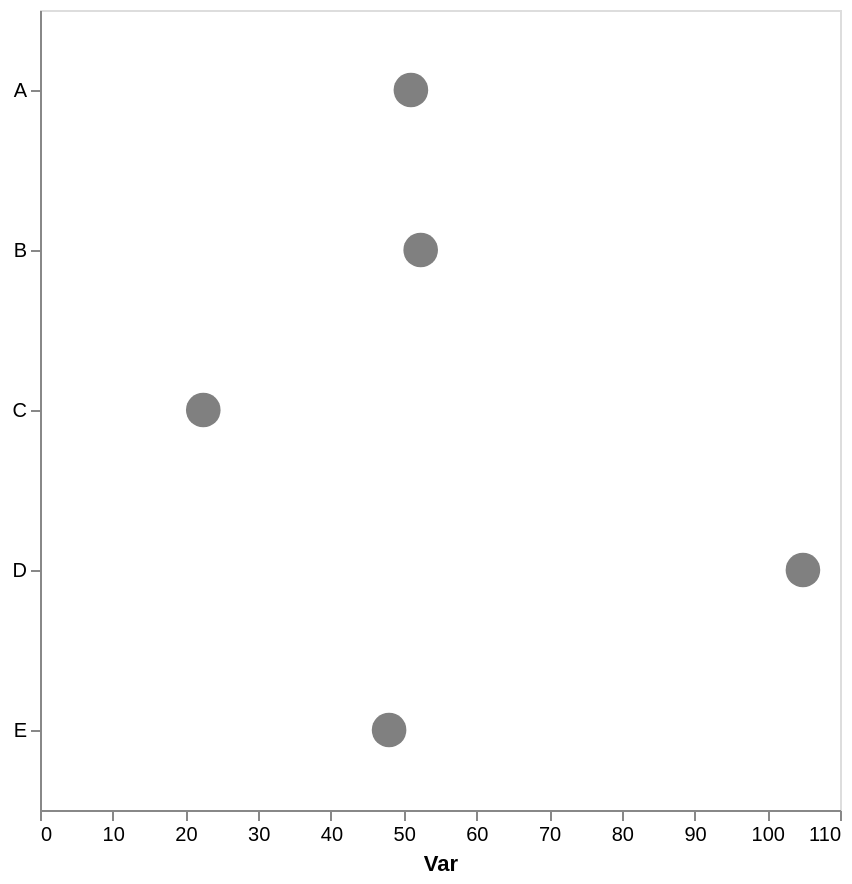

This figure's Vega-Lite source:
### Vega-Lite specification from a JSON file in a GitHub repository (floating-point values rounded to 4 significant figures)
{"config": {"view": {"continuousWidth": 300, "continuousHeight": 300}, "axis": {"grid": false}, "bar": {"color": "gray"}}, "data": {"name": "data-a109ddfc484d8e01d84c3fa62d0ed1d7"}, "mark": {"type": "point", "color": "gray", "filled": true, "size": 300}, "encoding": {"x": {"aggregate": "mean", "axis": {"title": "Var"}, "field": "var1", "type": "quantitative"}, "y": {"axis": {"title": null}, "field": "cat", "type": "nominal"}}, "height": 400, "width": 400, "$schema": "https://vega.github.io/schema/vega-lite/v5.17.0.json", "datasets": {"data-a109ddfc484d8e01d84c3fa62d0ed1d7": [{"cat": "E", "var1": 45.02, "var2": 51.99}, {"cat": "B", "var1": 51.55, "var2": 44.93}, {"cat": "E", "var1": 61.1, "var2": 46.97}, {"cat": "C", "var1": 26.33, "var2": 55.91}, {"cat": "A", "var1": 41.25, "var2": 37.28}, {"cat": "B", "var1": 44.55, "var2": 62.85}, {"cat": "E", "var1": 37.88, "var2": 47.36}, {"cat": "A", "var1": 60.75, "var2": 55.47}, {"cat": "C", "var1": 18.58, "var2": 55.7}, {"cat": "B", "var1": 53.89, "var2": 36.66}, {"cat": "D", "var1": 104.9, "var2": 64.31}, {"cat": "B", "var1": 59.37, "var2": 69.79}]}}
